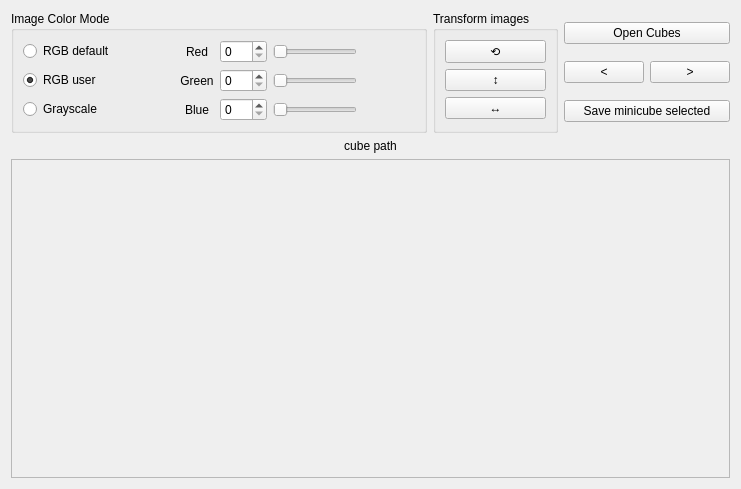
<?xml version="1.0" encoding="UTF-8"?>
<ui version="4.0">
 <class>Form</class>
 <widget class="QWidget" name="Form">
  <property name="geometry">
   <rect>
    <x>0</x>
    <y>0</y>
    <width>741</width>
    <height>489</height>
   </rect>
  </property>
  <property name="windowTitle">
   <string>Form</string>
  </property>
  <layout class="QVBoxLayout" name="verticalLayout_2" stretch="1,0,10">
   <item>
    <layout class="QHBoxLayout" name="horizontalLayout">
     <item>
      <widget class="QGroupBox" name="groupBox_image_type">
       <property name="sizePolicy">
        <sizepolicy hsizetype="Minimum" vsizetype="Preferred">
         <horstretch>0</horstretch>
         <verstretch>0</verstretch>
        </sizepolicy>
       </property>
       <property name="toolTip">
        <string>Color mode for cube representation</string>
       </property>
       <property name="title">
        <string>Image Color Mode</string>
       </property>
       <layout class="QGridLayout" name="gridLayout_4">
        <item row="1" column="4">
         <widget class="QSlider" name="horizontalSlider_green_channel">
          <property name="toolTip">
           <string>Green channel band index (for user RGB).</string>
          </property>
          <property name="maximum">
           <number>149</number>
          </property>
          <property name="value">
           <number>0</number>
          </property>
          <property name="orientation">
           <enum>Qt::Horizontal</enum>
          </property>
         </widget>
        </item>
        <item row="2" column="2">
         <widget class="QLabel" name="label_blue_channel">
          <property name="text">
           <string>Blue</string>
          </property>
          <property name="alignment">
           <set>Qt::AlignCenter</set>
          </property>
         </widget>
        </item>
        <item row="0" column="4">
         <widget class="QSlider" name="horizontalSlider_red_channel">
          <property name="toolTip">
           <string>Red channel band index (for user RGB).</string>
          </property>
          <property name="maximum">
           <number>149</number>
          </property>
          <property name="value">
           <number>0</number>
          </property>
          <property name="orientation">
           <enum>Qt::Horizontal</enum>
          </property>
         </widget>
        </item>
        <item row="1" column="0">
         <widget class="QRadioButton" name="radioButton_rgb_user">
          <property name="enabled">
           <bool>true</bool>
          </property>
          <property name="toolTip">
           <string>Display the cube using user-selected RGB band indices.</string>
          </property>
          <property name="text">
           <string>RGB user</string>
          </property>
          <property name="checked">
           <bool>true</bool>
          </property>
         </widget>
        </item>
        <item row="0" column="1">
         <spacer name="horizontalSpacer">
          <property name="orientation">
           <enum>Qt::Horizontal</enum>
          </property>
          <property name="sizeHint" stdset="0">
           <size>
            <width>40</width>
            <height>20</height>
           </size>
          </property>
         </spacer>
        </item>
        <item row="0" column="2">
         <widget class="QLabel" name="label_red_channel">
          <property name="text">
           <string>Red</string>
          </property>
          <property name="alignment">
           <set>Qt::AlignCenter</set>
          </property>
         </widget>
        </item>
        <item row="0" column="0">
         <widget class="QRadioButton" name="radioButton_rgb_default">
          <property name="toolTip">
           <string>Display the cube using the default RGB band mapping.</string>
          </property>
          <property name="text">
           <string>RGB default</string>
          </property>
         </widget>
        </item>
        <item row="0" column="3">
         <widget class="QSpinBox" name="spinBox_red_channel">
          <property name="toolTip">
           <string>Red channel band index (for user RGB).</string>
          </property>
          <property name="maximum">
           <number>149</number>
          </property>
          <property name="singleStep">
           <number>1</number>
          </property>
          <property name="value">
           <number>0</number>
          </property>
         </widget>
        </item>
        <item row="1" column="5">
         <spacer name="horizontalSpacer_2">
          <property name="orientation">
           <enum>Qt::Horizontal</enum>
          </property>
          <property name="sizeHint" stdset="0">
           <size>
            <width>40</width>
            <height>20</height>
           </size>
          </property>
         </spacer>
        </item>
        <item row="1" column="2">
         <widget class="QLabel" name="label_green_channel">
          <property name="toolTip">
           <string/>
          </property>
          <property name="text">
           <string>Green</string>
          </property>
          <property name="alignment">
           <set>Qt::AlignCenter</set>
          </property>
         </widget>
        </item>
        <item row="2" column="0">
         <widget class="QRadioButton" name="radioButton_grayscale">
          <property name="toolTip">
           <string>Display a single band as a grayscale image.</string>
          </property>
          <property name="text">
           <string>Grayscale</string>
          </property>
         </widget>
        </item>
        <item row="2" column="4">
         <widget class="QSlider" name="horizontalSlider_blue_channel">
          <property name="toolTip">
           <string>Blue channel band index (for user RGB).</string>
          </property>
          <property name="maximum">
           <number>149</number>
          </property>
          <property name="value">
           <number>0</number>
          </property>
          <property name="orientation">
           <enum>Qt::Horizontal</enum>
          </property>
         </widget>
        </item>
        <item row="2" column="3">
         <widget class="QSpinBox" name="spinBox_blue_channel">
          <property name="toolTip">
           <string>Blue channel band index (for user RGB).</string>
          </property>
          <property name="maximum">
           <number>149</number>
          </property>
          <property name="value">
           <number>0</number>
          </property>
         </widget>
        </item>
        <item row="1" column="3">
         <widget class="QSpinBox" name="spinBox_green_channel">
          <property name="toolTip">
           <string>Green channel band index (for user RGB).</string>
          </property>
          <property name="maximum">
           <number>149</number>
          </property>
          <property name="value">
           <number>0</number>
          </property>
         </widget>
        </item>
       </layout>
      </widget>
     </item>
     <item>
      <widget class="QGroupBox" name="groupBox_3">
       <property name="title">
        <string>Transform images</string>
       </property>
       <layout class="QVBoxLayout" name="verticalLayout">
        <item>
         <widget class="QPushButton" name="pushButton_rotate">
          <property name="toolTip">
           <string>Rotate cube</string>
          </property>
          <property name="autoFillBackground">
           <bool>false</bool>
          </property>
          <property name="styleSheet">
           <string notr="true">font: 12pt &quot;Trebuchet MS&quot;;</string>
          </property>
          <property name="text">
           <string notr="true">⟲</string>
          </property>
         </widget>
        </item>
        <item>
         <widget class="QPushButton" name="pushButton_flip_v">
          <property name="toolTip">
           <string>Flip cube verticaly</string>
          </property>
          <property name="styleSheet">
           <string notr="true">font: 12pt &quot;Trebuchet MS&quot;;</string>
          </property>
          <property name="text">
           <string>↕</string>
          </property>
         </widget>
        </item>
        <item>
         <widget class="QPushButton" name="pushButton_flip_h">
          <property name="baseSize">
           <size>
            <width>16</width>
            <height>0</height>
           </size>
          </property>
          <property name="toolTip">
           <string>Flip cube hoizontaly</string>
          </property>
          <property name="styleSheet">
           <string notr="true">font: 12pt &quot;Trebuchet MS&quot;;</string>
          </property>
          <property name="text">
           <string>↔</string>
          </property>
         </widget>
        </item>
       </layout>
      </widget>
     </item>
     <item>
      <layout class="QGridLayout" name="gridLayout">
       <item row="0" column="0" colspan="2">
        <widget class="QPushButton" name="pushButton_open_hypercube">
         <property name="toolTip">
          <string>&lt;html&gt;&lt;head/&gt;&lt;body&gt;&lt;p&gt;Open a hyperspectral cube (.h5, .mat, .hdr) to display it and extract a minicube ROI.&lt;/p&gt;&lt;/body&gt;&lt;/html&gt;</string>
         </property>
         <property name="styleSheet">
          <string notr="true"/>
         </property>
         <property name="text">
          <string>Open Cubes</string>
         </property>
         <property name="autoExclusive">
          <bool>false</bool>
         </property>
        </widget>
       </item>
       <item row="1" column="1">
        <widget class="QPushButton" name="pushButton_next_cube">
         <property name="toolTip">
          <string>&lt;html&gt;&lt;head/&gt;&lt;body&gt;&lt;p&gt;&lt;span style=&quot; font-weight:600;&quot;&gt;Next cube (same folder)&lt;/span&gt;&lt;/p&gt;&lt;p&gt;Load the next available cube in the same directory (skips files with the same numeric prefix and non-cube extensions).&lt;/p&gt;&lt;/body&gt;&lt;/html&gt;</string>
         </property>
         <property name="text">
          <string>&gt;</string>
         </property>
        </widget>
       </item>
       <item row="2" column="0" colspan="2">
        <widget class="QPushButton" name="pushButton_save_minicube">
         <property name="toolTip">
          <string>&lt;html&gt;&lt;head/&gt;&lt;body&gt;&lt;p&gt;&lt;span style=&quot; font-weight:600;&quot;&gt;Save minicube&lt;/span&gt;&lt;br/&gt;Crop the currently selected ROI and save it as a new cube. A metadata dialog is shown before writing the file. &lt;/p&gt;&lt;/body&gt;&lt;/html&gt;</string>
         </property>
         <property name="text">
          <string>Save minicube selected</string>
         </property>
        </widget>
       </item>
       <item row="1" column="0">
        <widget class="QPushButton" name="pushButton_prev_cube">
         <property name="toolTip">
          <string>&lt;html&gt;&lt;head/&gt;&lt;body&gt;&lt;p&gt;&lt;span style=&quot; font-weight:600;&quot;&gt;Previous cube (same folder)&lt;/span&gt;&lt;/p&gt;&lt;p&gt;Load the previous available cube in the same directory (skips files with the same numeric prefix and non-cube extensions).&lt;/p&gt;&lt;/body&gt;&lt;/html&gt;</string>
         </property>
         <property name="text">
          <string>&lt;</string>
         </property>
        </widget>
       </item>
      </layout>
     </item>
    </layout>
   </item>
   <item>
    <widget class="QLabel" name="label_path_cube">
     <property name="toolTip">
      <string>Displays the path of the currently loaded cube</string>
     </property>
     <property name="text">
      <string>cube path</string>
     </property>
     <property name="alignment">
      <set>Qt::AlignCenter</set>
     </property>
    </widget>
   </item>
   <item>
    <widget class="QFrame" name="frame_image">
     <property name="toolTip">
      <string>&lt;html&gt;&lt;head/&gt;&lt;body&gt;&lt;p&gt;&lt;span style=&quot; font-weight:600;&quot;&gt;ROI selection&lt;/span&gt;&lt;br/&gt;Right-click and drag to draw a rectangular ROI. The ROI is displayed as an overlay and will be saved as the minicube extent.&lt;/p&gt;&lt;/body&gt;&lt;/html&gt;</string>
     </property>
     <property name="frameShape">
      <enum>QFrame::StyledPanel</enum>
     </property>
     <property name="frameShadow">
      <enum>QFrame::Raised</enum>
     </property>
    </widget>
   </item>
  </layout>
 </widget>
 <resources/>
 <connections/>
</ui>
